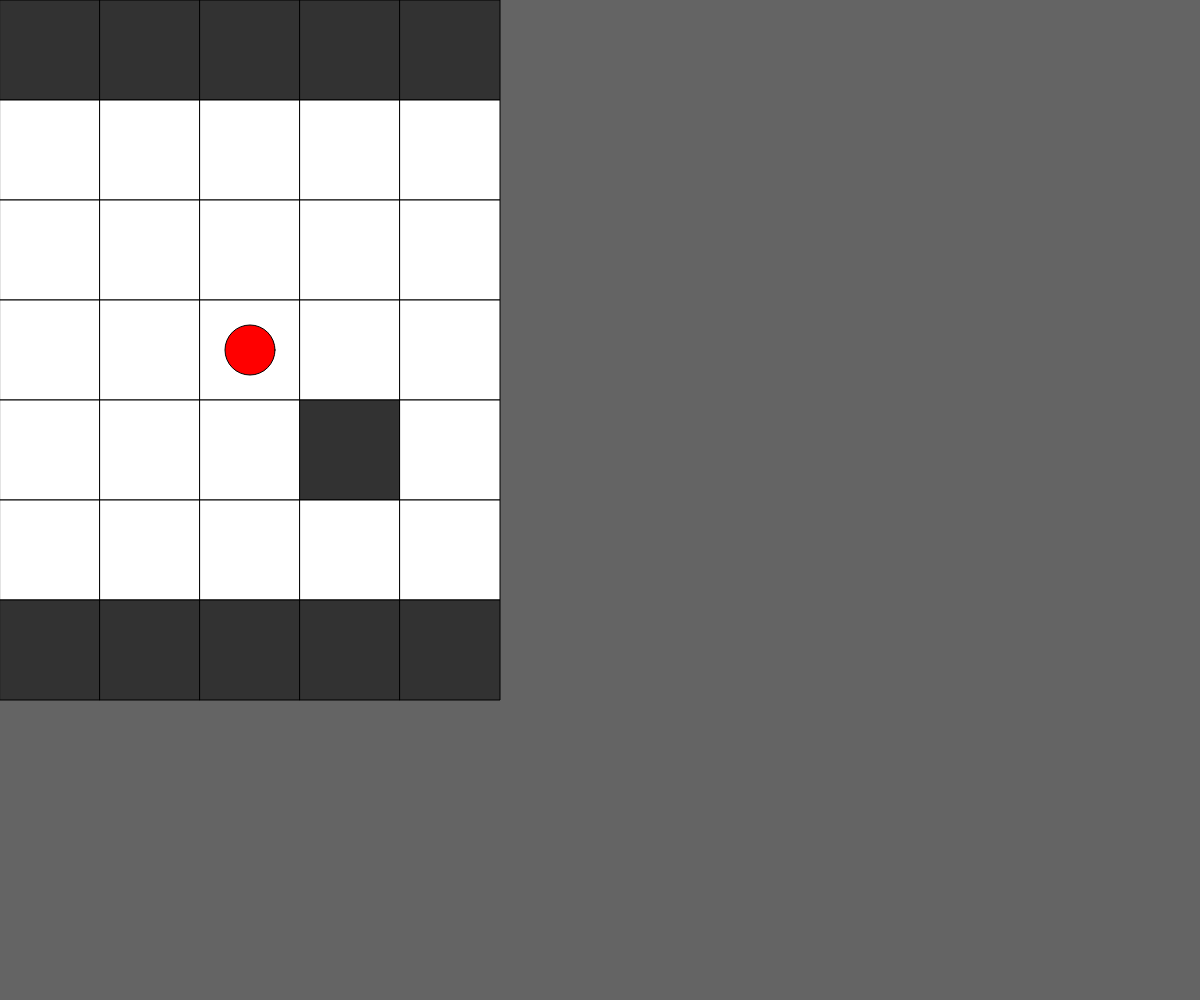
Frame 1 (no input)
Frame 60 (no input): identical to frame 1, image omitted
Frame 120 (the mouse pressed at the canvas centre since frame 60): identical to frame 1, image omitted

The p5.js sketch that drew this single still picture (run headless with seeded random() and noise() and a simulated clock; from frame 60 on, the mouse is pressed at the canvas centre):

// p5.js sketch
// ── sketch.js
let speed;
let posChar;

let tileSize = 100;

// for the game map, I am using 2D array / matrix
// so I could indicate the tile with
// 0 for floor and 1 for occupied by an object
// https://youtu.be/W9CcEDxdnmg?si=5FYQp9cIooIBlzey
let floorplan = [
  [1, 1, 1, 1, 1],
  [0, 0, 0, 0, 0],
  [0, 0, 0, 0, 0],
  [0, 0, 0, 0, 0],
  [0, 0, 0, 1, 0],
  [0, 0, 0, 0, 0],
  [1, 1, 1, 1, 1],
];

let columns = 5;
let rows = 7;

let mapWidth = columns * tileSize;
let mapHeight = rows * tileSize;

// creating the player profile
let player = {
  x: mapWidth / 2,
  y: mapHeight / 2,
  xd: 0, // direction indicator // from the python game workshop
  yd: 0,
  speed: 3,
  d: 50,
};

function setup() {
  createCanvas(windowWidth, windowHeight);
}

function draw() {
  background(100);

  for (let i = 0; i < rows; i++) {
    for (let j = 0; j < columns; j++) {
      // draw the tiles
      push();

      if (floorplan[i][j] === 1) {
        fill(50); // occupied
      } else {
        fill(255); // floor
      }

      stroke(0);
      rect(j * tileSize, i * tileSize, tileSize, tileSize);

      pop();
    }
  }

  // https://p5js.org/reference/p5/keyIsDown/
  // Update x and y if an arrow key is pressed.

  // reset the direction in x/y axis each frame
  player.xd = 0;
  player.yd = 0;

  if (keyIsDown(LEFT_ARROW) === true) {
    player.xd = -1;
  }

  if (keyIsDown(RIGHT_ARROW) === true) {
    player.xd = 1;
  }

  if (keyIsDown(UP_ARROW) === true) {
    player.yd = -1;
  }

  if (keyIsDown(DOWN_ARROW) === true) {
    player.yd = 1;
  }

  // predict next player movement
  nextX = player.x + player.xd * player.speed;
  nextY = player.y + player.yd * player.speed;

  // will slow down diagnal movement

  // checking collision here

  if (
    floorplan[floor((nextY - player.d / 2) / tileSize)][
      floor((nextX - player.d / 2) / tileSize)
    ] === 1 ||
    floorplan[floor((nextY - player.d / 2) / tileSize)][
      floor((nextX + player.d / 2) / tileSize)
    ] === 1 ||
    floorplan[floor((nextY + player.d / 2) / tileSize)][
      floor((nextX - player.d / 2) / tileSize)
    ] === 1 ||
    floorplan[floor((nextY + player.d / 2) / tileSize)][
      floor((nextX + player.d / 2) / tileSize)
    ] === 1
  ) {
    player.xd = 0;
    player.yd = 0;
  }

  player.x += player.xd * player.speed;
  player.y += player.yd * player.speed;

  // limit the player circle inside the range of the map
  player.x = constrain(player.x, player.d / 2, mapWidth - player.d / 2);
  player.y = constrain(player.y, player.d / 2, mapHeight - player.d / 2);

  // draw the player circle here
  push();
  fill("red");
  circle(player.x, player.y, player.d);
  pop();

  // playerPosition = createVector(player.x, player.y);
}
